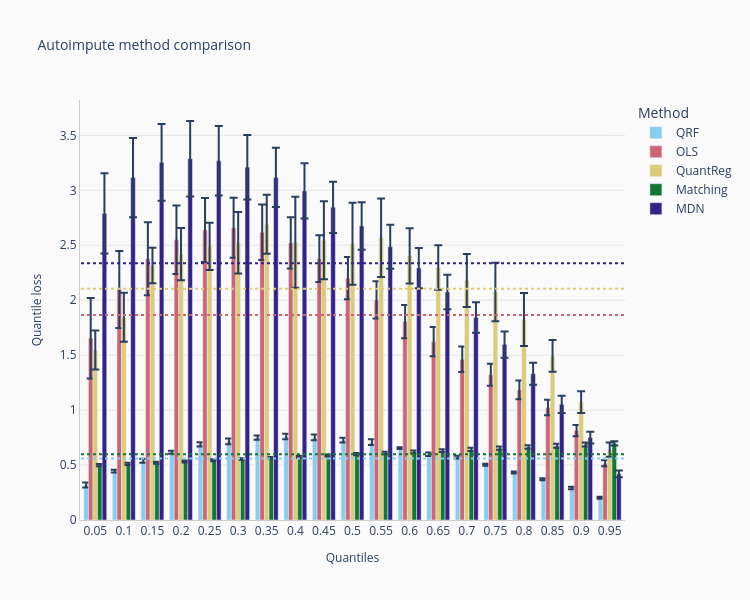

Write notebook code for a chart like this one.
### Markdown cell above
## Comparing method performance

The method comparison plot below shows how different imputation methods performed across various quantiles. Lower quantile loss values indicate better performance.

### Code cell
from microimpute.visualizations.comparison_plots import method_comparison_results

comparison_viz = method_comparison_results(
    data=autoimpute_results.cv_results,
    metric="quantile_loss",
    data_format="wide",
)
fig = comparison_viz.plot(
    title="Autoimpute method comparison",
    show_mean=True,
)
fig.show()

### Figure 1 — Plotly figure (JSON) as saved in the notebook; plotly's stock layout.template omitted (floating-point values rounded to 4 significant figures)
{"data": [{"alignmentgroup": "True", "error_y": {"array": [0.02246, 0.01279, 0.01812, 0.01375, 0.01906, 0.0257, 0.01925, 0.02482, 0.02547, 0.02193, 0.02602, 0.0076, 0.0166, 0.01333, 0.008088, 0.008593, 0.008913, 0.01174, 0.008491]}, "hovertemplate": "Method=QRF<br>Quantiles=%{x}<br>Quantile loss=%{y}<extra></extra>", "legendgroup": "QRF", "marker": {"color": "#88CCEE", "pattern": {"shape": ""}}, "name": "QRF", "offsetgroup": "QRF", "orientation": "v", "showlegend": true, "textposition": "auto", "type": "bar", "x": ["0.05", "0.1", "0.15", "0.2", "0.25", "0.3", "0.35", "0.4", "0.45", "0.5", "0.55", "0.6", "0.65", "0.7", "0.75", "0.8", "0.85", "0.9", "0.95"], "xaxis": "x", "y": [0.3179, 0.4447, 0.539, 0.6159, 0.6881, 0.7148, 0.7499, 0.7592, 0.7519, 0.726, 0.7077, 0.6539, 0.598, 0.5723, 0.5027, 0.4322, 0.3715, 0.2908, 0.2029], "yaxis": "y"}, {"alignmentgroup": "True", "error_y": {"array": [0.3664, 0.3507, 0.3316, 0.3117, 0.2919, 0.2721, 0.2527, 0.2329, 0.2129, 0.1917, 0.1702, 0.1506, 0.1329, 0.1159, 0.1001, 0.08571, 0.07027, 0.0513, 0.02726]}, "hovertemplate": "Method=OLS<br>Quantiles=%{x}<br>Quantile loss=%{y}<extra></extra>", "legendgroup": "OLS", "marker": {"color": "#CC6677", "pattern": {"shape": ""}}, "name": "OLS", "offsetgroup": "OLS", "orientation": "v", "showlegend": true, "textposition": "auto", "type": "bar", "x": ["0.05", "0.1", "0.15", "0.2", "0.25", "0.3", "0.35", "0.4", "0.45", "0.5", "0.55", "0.6", "0.65", "0.7", "0.75", "0.8", "0.85", "0.9", "0.95"], "xaxis": "x", "y": [1.653, 2.098, 2.377, 2.549, 2.639, 2.659, 2.618, 2.521, 2.378, 2.2, 2.003, 1.806, 1.622, 1.463, 1.322, 1.183, 1.023, 0.8143, 0.5155], "yaxis": "y"}, {"alignmentgroup": "True", "error_y": {"array": [0.1768, 0.2228, 0.1618, 0.2383, 0.2149, 0.2804, 0.2685, 0.4143, 0.3547, 0.3733, 0.3563, 0.2506, 0.2024, 0.2404, 0.2659, 0.2409, 0.1445, 0.0991, 0.06453]}, "hovertemplate": "Method=QuantReg<br>Quantiles=%{x}<br>Quantile loss=%{y}<extra></extra>", "legendgroup": "QuantReg", "marker": {"color": "#DDCC77", "pattern": {"shape": ""}}, "name": "QuantReg", "offsetgroup": "QuantReg", "orientation": "v", "showlegend": true, "textposition": "auto", "type": "bar", "x": ["0.05", "0.1", "0.15", "0.2", "0.25", "0.3", "0.35", "0.4", "0.45", "0.5", "0.55", "0.6", "0.65", "0.7", "0.75", "0.8", "0.85", "0.9", "0.95"], "xaxis": "x", "y": [1.547, 1.846, 2.316, 2.419, 2.49, 2.523, 2.69, 2.528, 2.545, 2.514, 2.568, 2.404, 2.298, 2.18, 2.075, 1.825, 1.493, 1.073, 0.641], "yaxis": "y"}, {"alignmentgroup": "True", "error_y": {"array": [0.01063, 0.009874, 0.009256, 0.008805, 0.008546, 0.008498, 0.008663, 0.009031, 0.009577, 0.01027, 0.01109, 0.01201, 0.013, 0.01406, 0.01516, 0.0163, 0.01746, 0.01866, 0.01987]}, "hovertemplate": "Method=Matching<br>Quantiles=%{x}<br>Quantile loss=%{y}<extra></extra>", "legendgroup": "Matching", "marker": {"color": "#117733", "pattern": {"shape": ""}}, "name": "Matching", "offsetgroup": "Matching", "orientation": "v", "showlegend": true, "textposition": "auto", "type": "bar", "x": ["0.05", "0.1", "0.15", "0.2", "0.25", "0.3", "0.35", "0.4", "0.45", "0.5", "0.55", "0.6", "0.65", "0.7", "0.75", "0.8", "0.85", "0.9", "0.95"], "xaxis": "x", "y": [0.4994, 0.5104, 0.5214, 0.5324, 0.5434, 0.5544, 0.5654, 0.5764, 0.5874, 0.5984, 0.6094, 0.6204, 0.6314, 0.6424, 0.6534, 0.6644, 0.6754, 0.6864, 0.6974], "yaxis": "y"}, {"alignmentgroup": "True", "error_y": {"array": [0.3658, 0.3608, 0.3495, 0.3436, 0.3163, 0.294, 0.2695, 0.2511, 0.2336, 0.2167, 0.2004, 0.1831, 0.1571, 0.1394, 0.1186, 0.09995, 0.07832, 0.0531, 0.03051]}, "hovertemplate": "Method=MDN<br>Quantiles=%{x}<br>Quantile loss=%{y}<extra></extra>", "legendgroup": "MDN", "marker": {"color": "#332288", "pattern": {"shape": ""}}, "name": "MDN", "offsetgroup": "MDN", "orientation": "v", "showlegend": true, "textposition": "auto", "type": "bar", "x": ["0.05", "0.1", "0.15", "0.2", "0.25", "0.3", "0.35", "0.4", "0.45", "0.5", "0.55", "0.6", "0.65", "0.7", "0.75", "0.8", "0.85", "0.9", "0.95"], "xaxis": "x", "y": [2.79, 3.116, 3.253, 3.287, 3.269, 3.21, 3.118, 2.995, 2.845, 2.675, 2.487, 2.293, 2.074, 1.843, 1.596, 1.331, 1.052, 0.7493, 0.4206], "yaxis": "y"}], "layout": {"barmode": "group", "height": 600, "legend": {"title": {"text": "Method"}, "tracegroupgap": 0}, "paper_bgcolor": "#FAFAFA", "plot_bgcolor": "#FAFAFA", "shapes": [{"line": {"color": "#88CCEE", "dash": "dot", "width": 2}, "name": "QRF Mean", "type": "line", "x0": -0.5, "x1": 18.5, "y0": 0.56, "y1": 0.56}, {"line": {"color": "#CC6677", "dash": "dot", "width": 2}, "name": "OLS Mean", "type": "line", "x0": -0.5, "x1": 18.5, "y0": 1.866, "y1": 1.866}, {"line": {"color": "#DDCC77", "dash": "dot", "width": 2}, "name": "QuantReg Mean", "type": "line", "x0": -0.5, "x1": 18.5, "y0": 2.104, "y1": 2.104}, {"line": {"color": "#117733", "dash": "dot", "width": 2}, "name": "Matching Mean", "type": "line", "x0": -0.5, "x1": 18.5, "y0": 0.5984, "y1": 0.5984}, {"line": {"color": "#332288", "dash": "dot", "width": 2}, "name": "MDN Mean", "type": "line", "x0": -0.5, "x1": 18.5, "y0": 2.337, "y1": 2.337}], "title": {"font": {"size": 14}, "text": "Autoimpute method comparison"}, "width": 750, "xaxis": {"anchor": "y", "domain": [0, 1], "gridcolor": "#E5E5E5", "gridwidth": 1, "linecolor": "#CCCCCC", "showgrid": false, "showline": true, "title": {"font": {"size": 12}, "text": "Quantiles"}, "zeroline": false}, "yaxis": {"anchor": "x", "domain": [0, 1], "gridcolor": "#E5E5E5", "gridwidth": 1, "linecolor": "#CCCCCC", "showgrid": true, "showline": true, "title": {"font": {"size": 12}, "text": "Quantile loss"}, "zeroline": false}}}
